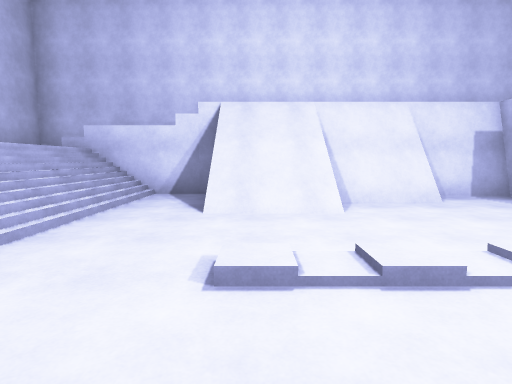
View 1 (above)

20 first-person views from a walk through a Unity game level. The camera is 1.5 m above the floor, tilts 6° down and sees 80° across. The floor is counted in squares, 2 m on a side. Each view is taken from the middle of a square. On the plan, view 1 faces up. The plan holds only what a view shows up to about 10 squares ahead; the rest is blank. The place goes on beyond the plan. The player character is not drawn.

View 2
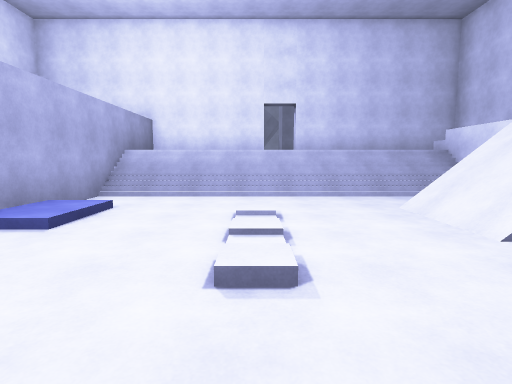

View 3
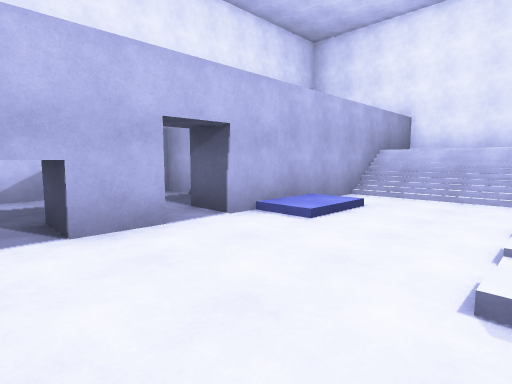

View 4
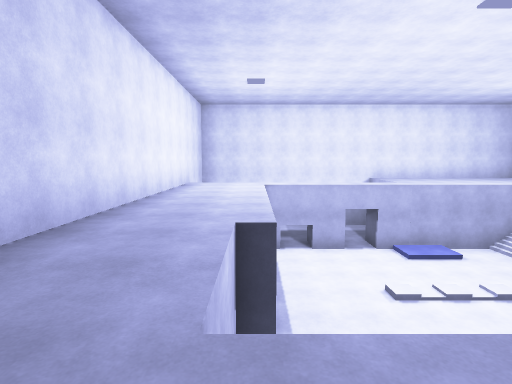

View 5
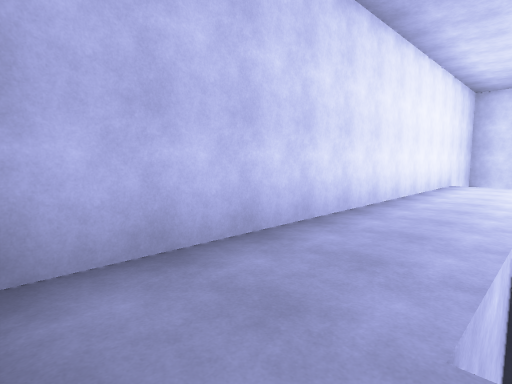

View 6
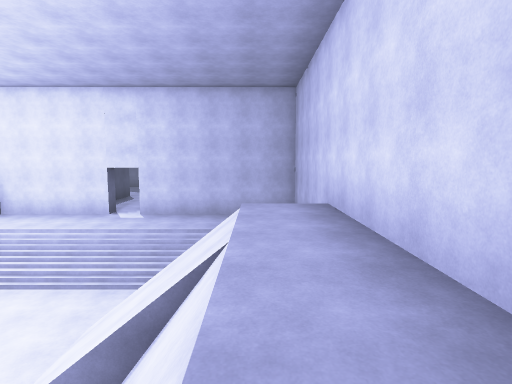

View 7
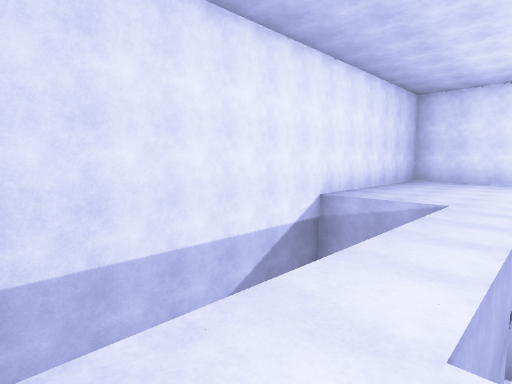

View 8
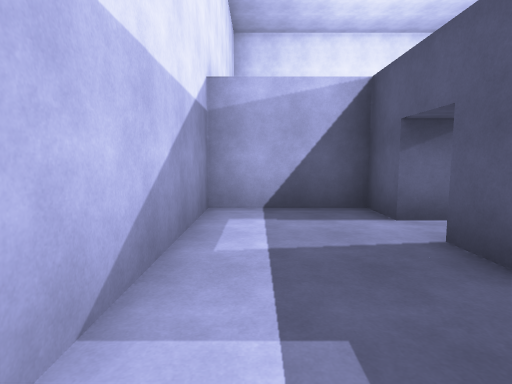

View 9
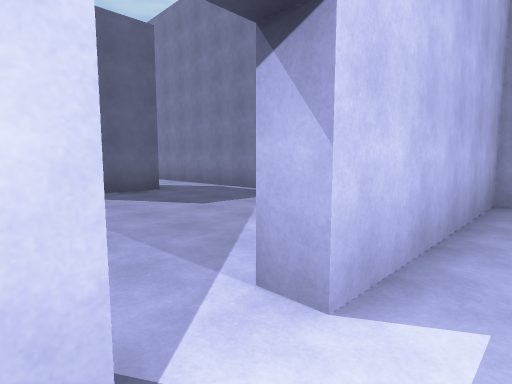

View 10
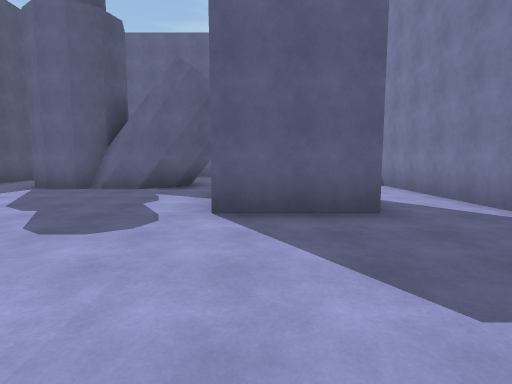

View 11
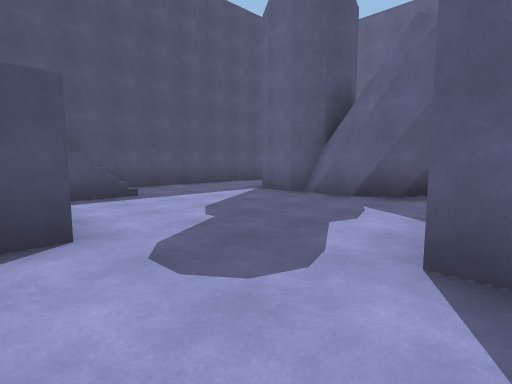

View 12
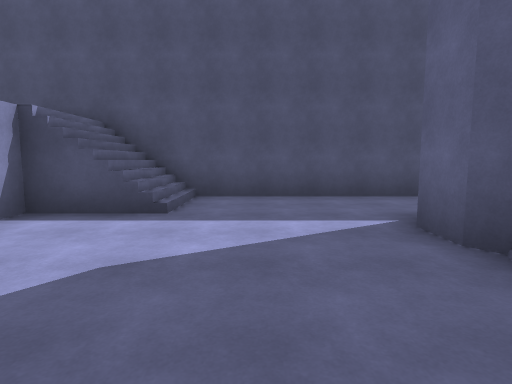

View 13
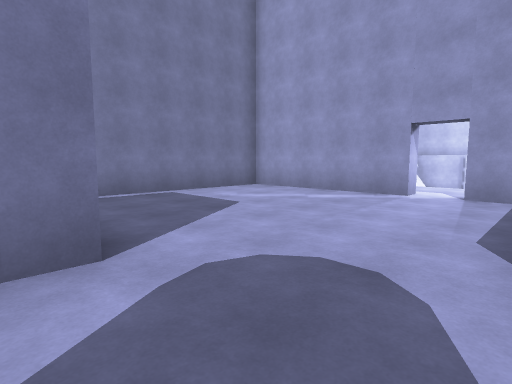

View 14
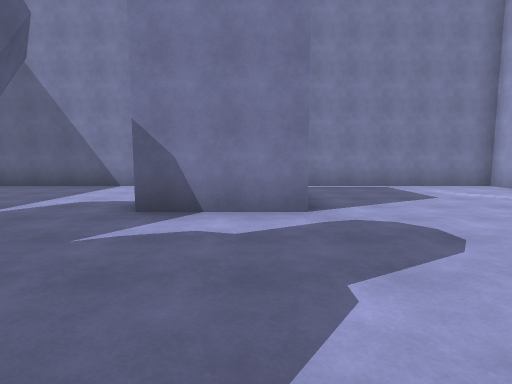

View 15
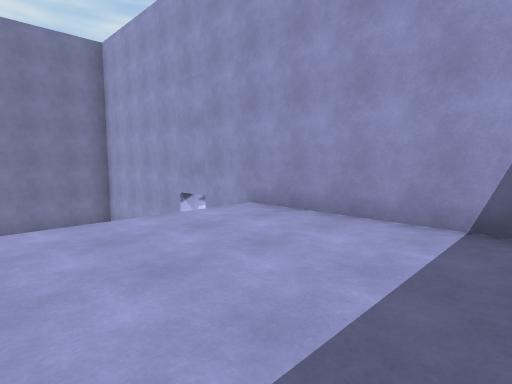

View 16
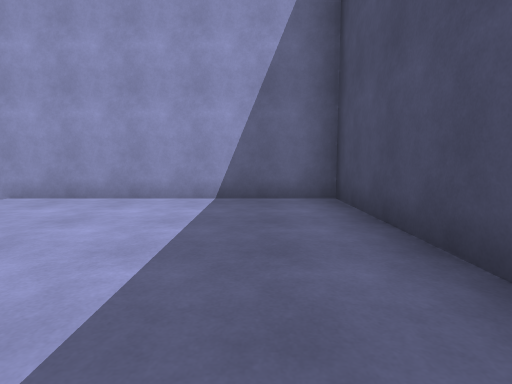

View 17
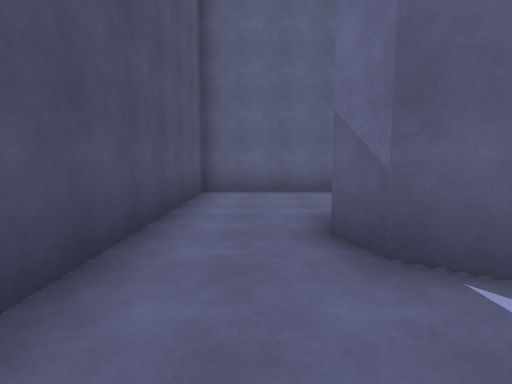

View 18
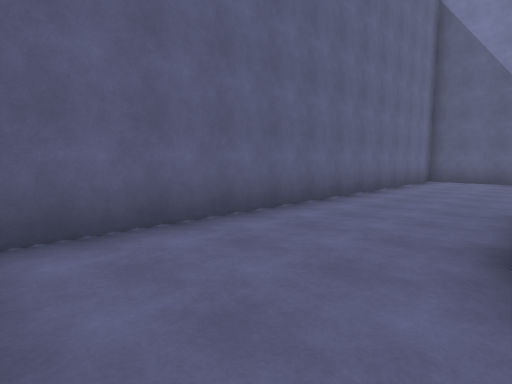

View 19
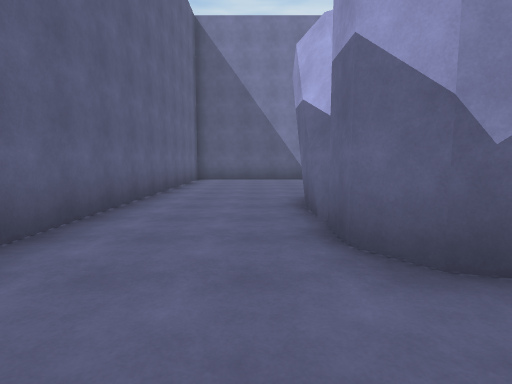

View 20
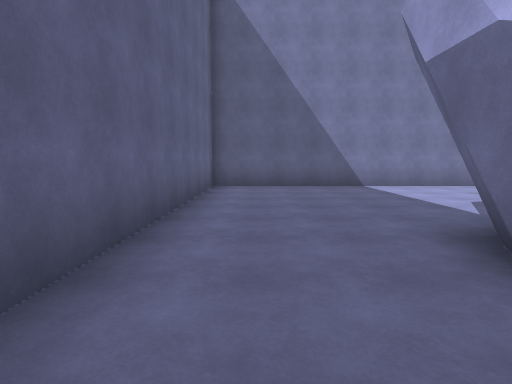

### Floor plan
Key: @ floor where view 1 was taken; # wall or solid block; . main floor; : floor 1 m higher than the main floor; - floor 1.75 m lower than the main floor; + floor 2 m higher than the main floor; _ floor 2 m lower than the main floor; * floor 3 m higher than the main floor; / step, stairs or slope.
Columns run from 22 left of view 1 to 8 right of it. Each row starts with its distance up from view 1.
  9                 ###############
  8 #################./  +++++ +++#
  7 #...............#./ :+++++++++#
  6 #...............#../__//##__++#
  5 #....... #......#../__//____++#
  4 #.......##......#../_______+++#
  3 #................../_______+++#
  2 #...###.........#../__---__+++#
  1 #...###.........#../_______+++#
  0 #...###.....****#../__@____+++#
 -1 #...###.....****#../__-____+++#
 -2 #....#......****########_#++++#
 -3 #.........//****#     #____
 -4 #.........//****#     #_____
 -5 #################     #######

Where each view was taken, in squares from view 1:
view 1: 0 up, 0 right, facing up
view 2: 2 up, 4 right, facing left
view 3: 2 up, 4 right, facing down-left
view 4: 8 up, 5 right, facing down
view 5: 8 up, 5 right, facing down-right
view 6: 7 up, 4 right, facing left
view 7: 1 down, 6 right, facing down-left
view 8: 4 down, 5 right, facing left
view 9: 2 up, 5 left, facing up-left
view 10: 4 up, 8 left, facing left
view 11: 4 up, 10 left, facing down-left
view 12: 2 up, 14 left, facing down
view 13: 1 up, 13 left, facing up-right
view 14: 1 down, 13 left, facing up
view 15: 3 down, 10 left, facing up-right
view 16: 3 down, 11 left, facing right
view 17: 3 down, 14 left, facing left
view 18: 4 down, 18 left, facing up-left
view 19: 4 down, 19 left, facing up
view 20: 1 down, 20 left, facing up
